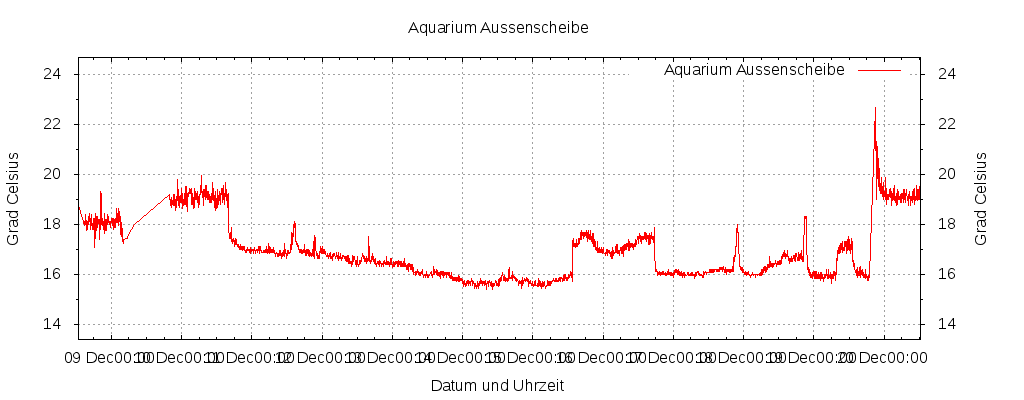

Here is the gnuplot script that generated this plot:
set datafile separator ","
set xdata time
set timefmt "%Y-%m-%d %H:%M:%S"
set format x "%d %h%H:%M"
set xrange [ "2013-12-08 12:46:00" : "2013-12-20 12:25:07" ]
#set autoscale y 
set yrange [ 13.38 : 24.69 ]
set ytics out mirror 2
set ylabel "Grad Celsius"
set y2range [ 13.38 : 24.69 ]
set y2tics out mirror 2
set y2label "Grad Celsius"
set mxtics 4
set mytics 2
set grid x y
set xlabel "Datum und Uhrzeit"
set title " Aquarium Aussenscheibe"
set output "temp2.png"
set style fill solid border -1
set style line 1 lt 2 lw 1
set pointsize .5
set sample 45
set terminal png size 1024,400
set terminal png
plot "temp2.dat" using 1:2 title "Aquarium Aussenscheibe"  with lines
